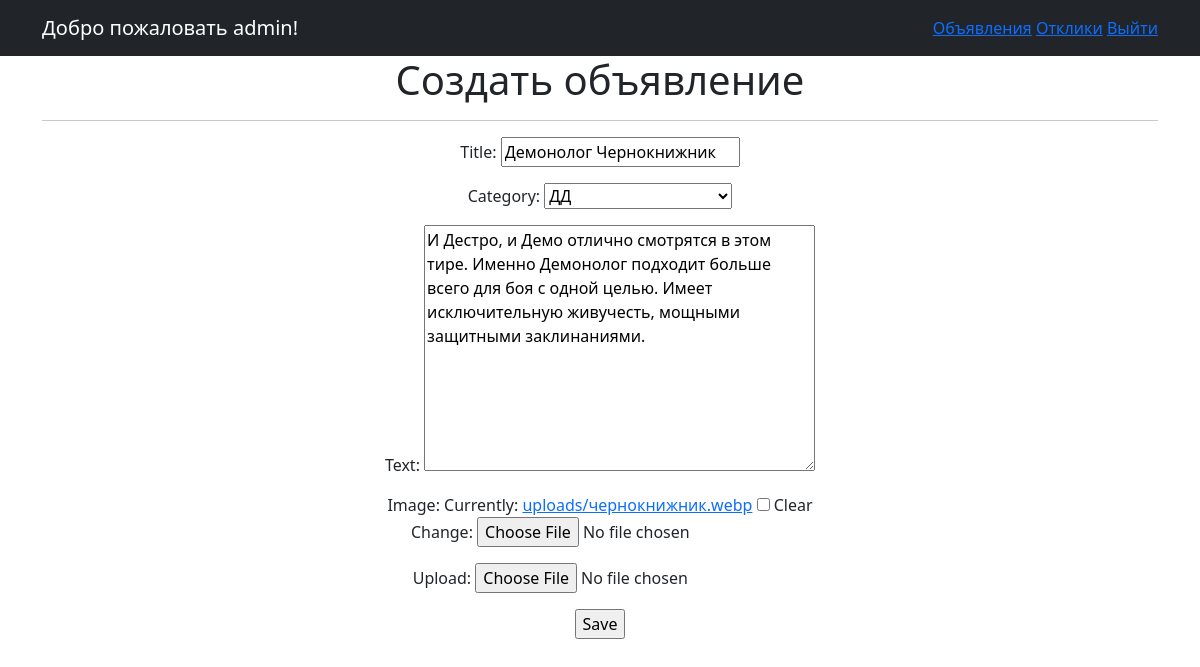
The page /ad/3/edit/ (signed in) on the database its author committed.
### Board/models.py (models this page shows, shortened)
class Advertisement(models.Model):
    title = models.CharField(max_length=64)
    text = models.TextField()
    author = models.ForeignKey(User, on_delete=models.CASCADE)
    TANKS = 'TN'
    HEALERS = 'HL'
    DAMAGEDEALERS = 'DD'
    MERCHANTS = 'MC'
    GUILDMASTERS = 'GM'
    QUESTGIVERS = 'QG'
    BLACKSMITHS = 'BS'
    LEATHERWORKERS = 'LW'
    POTIONMASTERS = 'PM'
    SPELLMASTERS = 'SM'
    CATEGORY_CHOISES = (
        (TANKS, 'Танки'),
        (HEALERS, 'Хилы'),
        (DAMAGEDEALERS, 'ДД'),
        (MERCHANTS, 'Торговцы'),
        (GUILDMASTERS, 'Гилдмастеры'),
        (QUESTGIVERS, 'Квестгиверы'),
        (BLACKSMITHS, 'Кузнецы'),
        (LEATHERWORKERS, 'Кожевники'),
        (POTIONMASTERS, 'Зельевары'),
        (SPELLMASTERS, 'Мастера заклинаний')
    )
    category = models.CharField(max_length=2, choices=CATEGORY_CHOISES)
    dateCreation = models.DateTimeField(auto_now_add=True)
    image = models.ImageField(upload_to='uploads/', blank=True, null=True)
    upload = models.FileField(upload_to='uploads/', blank=True, null=True)

### Board/views.py (the view)
# urls.py: path('ad/<int:pk>/edit/', AdEdit.as_view(), name='ad_edit'),
class AdEdit(PermissionRequiredMixin, UpdateView):
    permission_required = ('board.change_advertisement',)
    form_class = AdvertisementForm
    model = Advertisement
    template_name = 'ad_edit.html'

### Board/forms.py
class AdvertisementForm(forms.ModelForm):
    class Meta:
        model = Advertisement
        fields = [
            'title',
            'category',
            'text',
            'image',
            'upload'
        ]

### templates/ad_edit.html (shortened to what this page needs)
{% extends 'flatpages/default.html' %}
{% block content %}
<h1>Создать объявление</h1>
<hr>
<form action="" method="post" enctype="multipart/form-data">
    {{ form.as_p }}
    <input type="submit" value="Save" />
</form>
{% endblock content %}

### templates/flatpages/default.html (shortened to what this page needs)
<!DOCTYPE html>
<html lang="en">
    <head>
        {% load static %}
        <link href="{% static 'css/styles.css' %}" rel="stylesheet" />
    </head>
    <body>
        <nav class="navbar navbar-expand-lg navbar-dark bg-dark static-top">
        <div class="container">
       <a class="navbar-brand" href="#">Добро пожаловать {{ user.username }}!</a>
            <ul class="navbar-nav ml-auto">
                {% if user.is_authenticated %}
                <a href="{% url 'Ads' %}">Объявления</a>&nbsp
                <li><a href="{% url 'manage_responses' %}">Отклики</a></li>&nbsp
                <li><a href="{% url 'account_logout' %}">Выйти</a></li>
                {% else %}
                <li><a href="{% url 'account_login' %}">Войти</a></li>&nbsp
                <li><a href="{% url 'account_signup' %}">Зарегистрироваться</a></li>
                {% endif %}
            </ul>
        </div>
</nav>
        <div class="container">
            <div class="row">
                <div class="col-lg-12 text-center">
                {% block content %}{% endblock content %}
                </div>
            </div>
        </div>
    </body>
</html>

### rows shown on the page
Advertisement: title "Демонолог Чернокнижник", category "ДД", text "И Дестро, и Демо отлично смотрятся в этом тире. Именно Демонолог подходит больше всего для боя с одной целью. Имеет исключительную живучесть, мощными защитными заклинаниями."

### other values the page prints
{{ user.username }} "admin"
